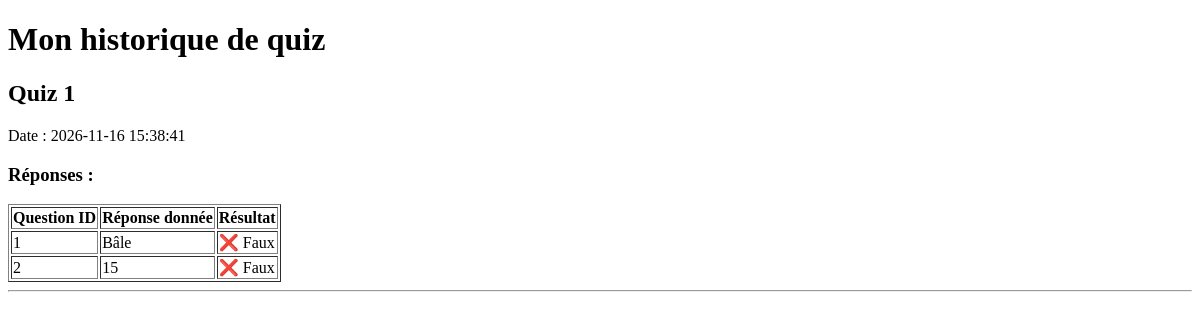
The app's page /historique/Robert (signed in), older data.
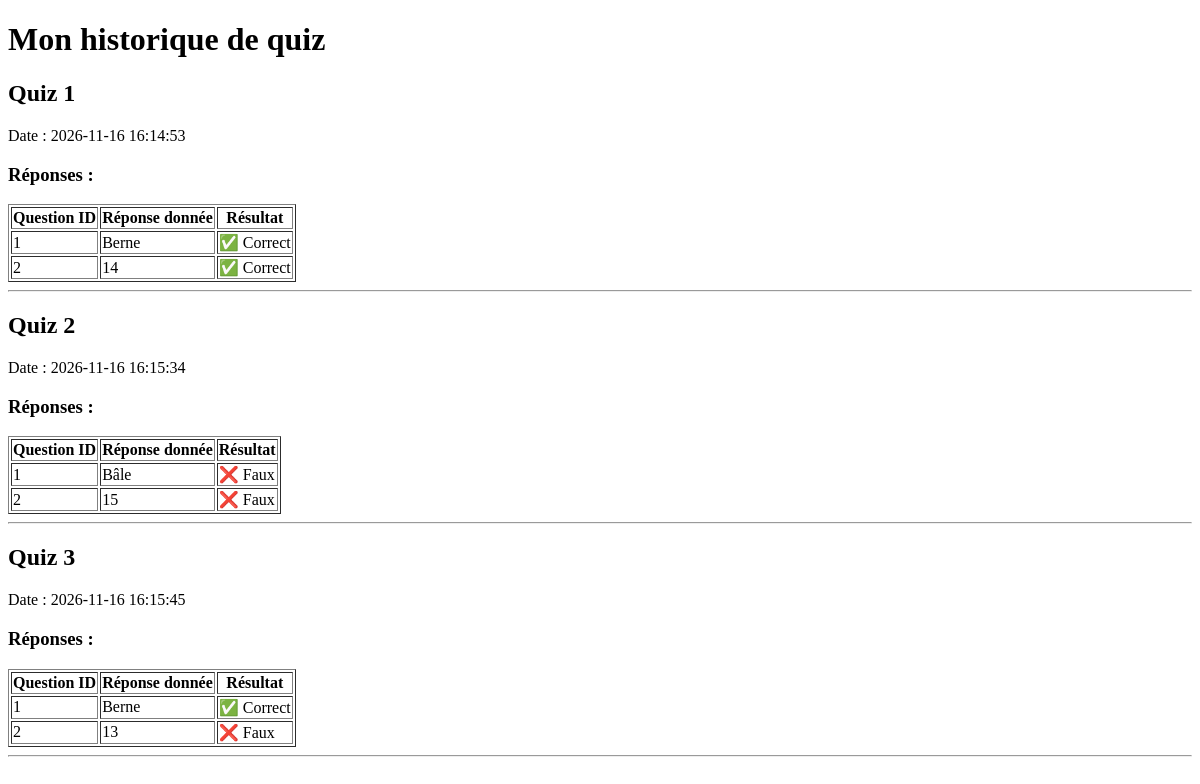
The same page, newer data.
### tables this page shows
CREATE TABLE Resultat
                           (
                               id
                               INTEGER
                               NOT
                               NULL
                               PRIMARY
                               KEY
                               AUTOINCREMENT,
                               dateHeure
                               TIMESTAMP
                               NOT
                               NULL,
                               username
                               TEXT
                               NOT
                               NULL,
                               id_quiz
                               INTEGER
                               NOT
                               NULL,
                               FOREIGN
                               KEY
                           (
                               id_quiz
                           ) REFERENCES Quiz
                           (
                               id
                           ),
                               FOREIGN KEY
                           (
                               username
                           ) REFERENCES Utilisateur
                           (
                               username
                           )
                               );

CREATE TABLE Reponse
                           (
                               id
                               INTEGER
                               NOT
                               NULL
                               PRIMARY
                               KEY
                               AUTOINCREMENT,
                               reponse
                               TEXT
                               NOT
                               NULL,
                               correct
                               BOOLEAN
                               NOT
                               NULL,
                               id_question
                               INTEGER
                               NOT
                               NULL,
                               FOREIGN
                               KEY
                           (
                               id_question
                           ) REFERENCES Question
                           (
                               id
                           )
                               );

### main.py (the view)
@app.route("/historique/<username>")
def hist(username: str):
    if not session.get("username"):
        return redirect(url_for("login"))
    username_db = session["username"]
    res=db.get_all_result_from_user(username)
    history=[]
    for id_res, date, id_quiz in res:
        reponses = db.get_all_reponse_from_resultat(id_res)
        history.append({'id': id_res, 'date': date, 'quiz': id_quiz, 'reponse': reponses})
    return render_template("historique.html", history=history)

### basededonne.py (called while the page is built)
def get_sql_connection() -> sqlite3.Connection:
    return sqlite3.connect(BDD_CHEMIN)

def get_all_reponse_from_resultat(id_resultat: int) -> list[tuple[int,str, bool, int]] | None:
    query = """
            SELECT id, reponse, correct, id_question FROM Reponse
            JOIN aCommeReponse ON Reponse.id = aCommeReponse.id_rep
            WHERE aCommeReponse.id_res = ?
            """
    try:
        with get_sql_connection() as conn:
            res = []
            cursor = conn.cursor()
            cursor.execute(query, (id_resultat,))
            for line in cursor.fetchall():
                res.append((line[0],line[1],line[2],line[3]))
            return res
    except sqlite3.Error as error:
        print(f"Erreur dans BDD: {error}")
        return None

def get_all_result_from_user(username : str) -> list[tuple[int, str, int]] | None:
    query = """
            SELECT id, dateHeure, id_quiz FROM Resultat
            WHERE username = ?
            """
    try:
        with get_sql_connection() as conn:
            res = []
            cursor = conn.cursor()
            cursor.execute(query, (username,))
            for line in cursor.fetchall():
                res.append((line[0],line[1],line[2]))
            return res
    except sqlite3.Error as error:
        print(f"Erreur dans BDD: {error}")
        return None

### templates/historique.html (shortened to what this page needs)
<!DOCTYPE html>
<html>
<head>
</head>
<body>
<h1>Mon historique de quiz</h1>
{% if history|length == 0 %}
    <p>Aucun quiz terminé pour le moment.</p>
{% else %}
    {% for res in history %}
        <h2>Quiz {{ res.id }}</h2>
        <p>
            Date : {{ res.date }}
        </p>
        <h3>Réponses :</h3>
        <table border="1">
            <tr>
                <th>Question ID</th>
                <th>Réponse donnée</th>
                <th>Résultat</th>
            </tr>
            {% for rep in res.reponse %}
            <tr>
                <td>{{ rep[3] }}</td>
                <td>{{ rep[1] }}</td>
                {% if rep[2] %}
                    <td>✅ Correct</td>
                {% else %}
                    <td>❌ Faux</td>
                {% endif %}
            </tr>
            {% endfor %}
        </table>
        <hr>
    {% endfor %}
{% endif %}
</body>
</html>

Row changes from the older to the newer data that the page shows:
changed Resultat id 1: gains Reponse (id_question "2", reponse "14", correct "✅ Correct"); date "2026-11-16 15:38:41" → "2026-11-16 16:14:53"; loses Reponse (id_question "1", reponse "Bâle", correct "❌ Faux"); loses Reponse (id_question "2", reponse "15", correct "❌ Faux")
now on this page (row unchanged): Reponse: id_question "1", reponse "Berne", correct "✅ Correct"
added Resultat: id "2", date "2026-11-16 16:15:34", Reponse (id_question "1", reponse "Bâle", correct "❌ Faux"), Reponse (id_question "2", reponse "15", correct "❌ Faux")
added Resultat: id "3", date "2026-11-16 16:15:45"
now on this page (row unchanged): Reponse: id_question "2", reponse "13", correct "❌ Faux", shown under "3"
